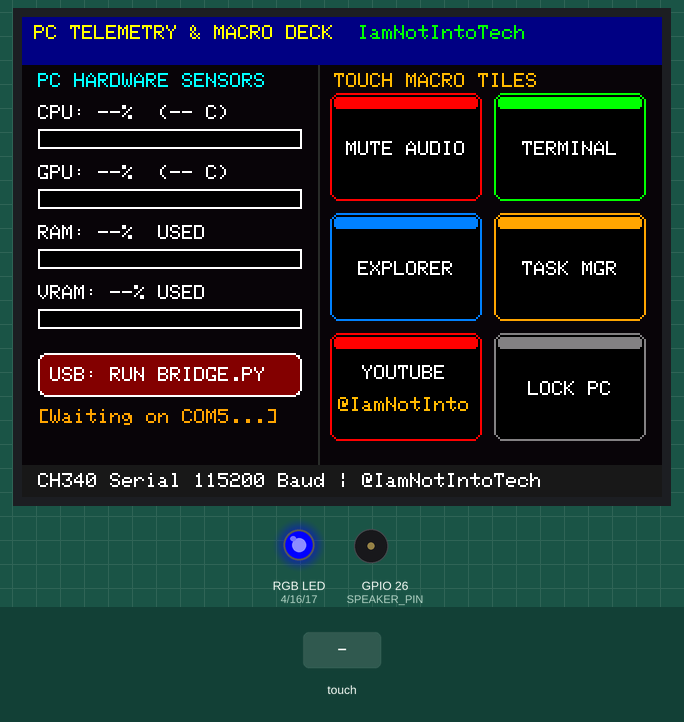
Bench run of a sketch on a simulated ESP32. Parts: 320×240 colour display, an RGB LED mixed from three pins (HIGH = lit), buzzer (waves = sounding). Inputs (shaded band) come from the test bench. What the sketch prints to the serial monitor is not drawn.

Above: at 2.5 s.
2.6 s: touch panel pressed at 62 % / 30 % of its raw x / y range
At 4.0 s:
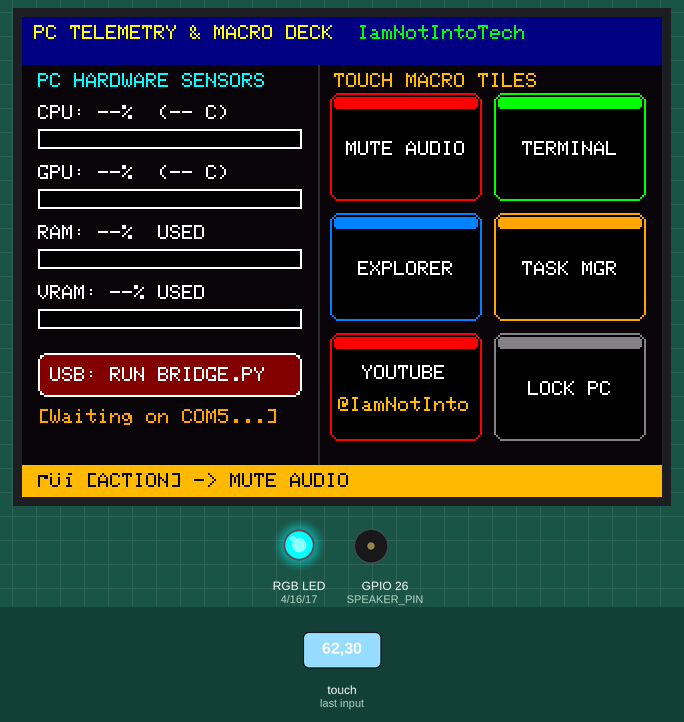
5.6 s: touch panel pressed at 62 % / 50 % of its raw x / y range
At 6.2 s:
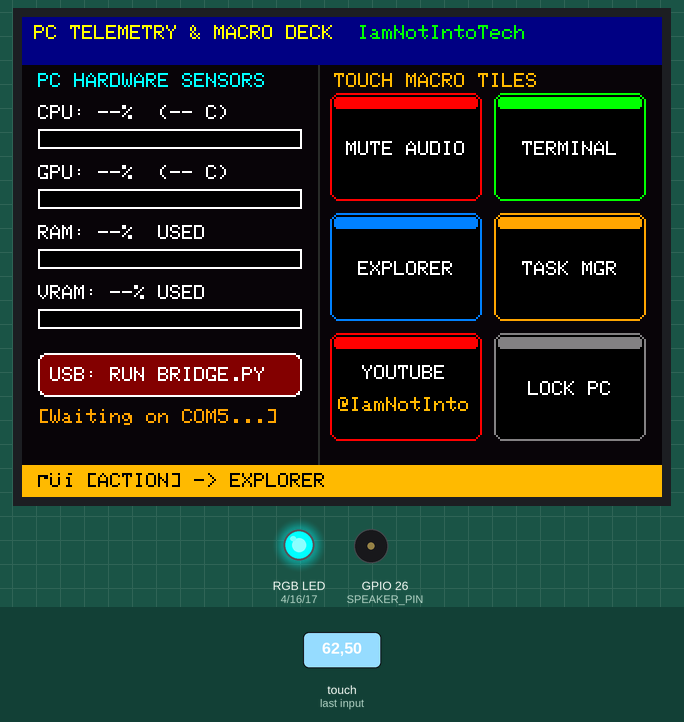
8.6 s: touch panel pressed at 87 % / 70 % of its raw x / y range
At 9.6 s:
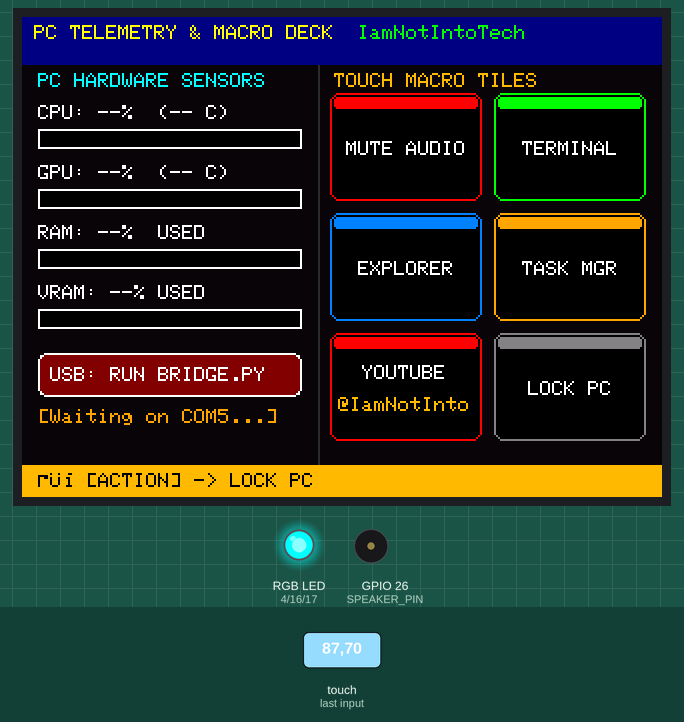
11.6 s: touch panel pressed at 87 % / 30 % of its raw x / y range
At 13.0 s:
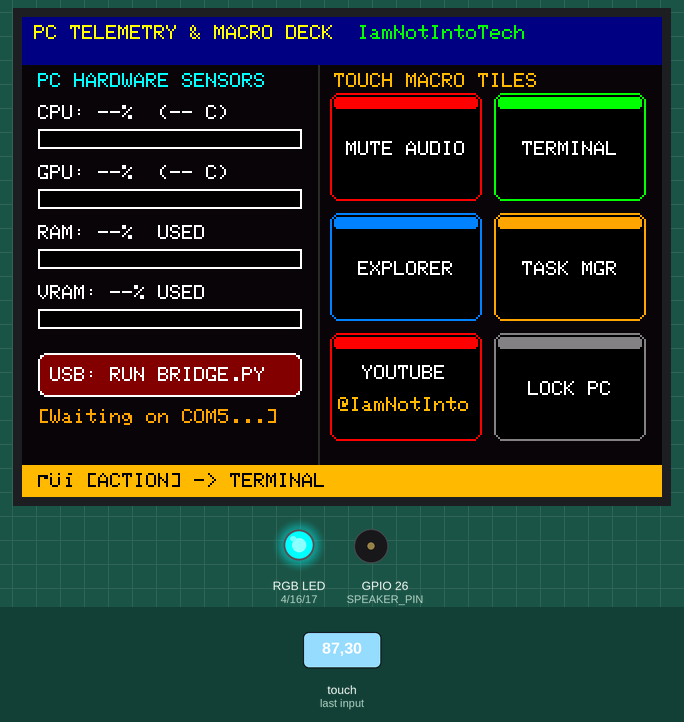
14.6 s: touch panel pressed at 62 % / 70 % of its raw x / y range
At 17.37 s:
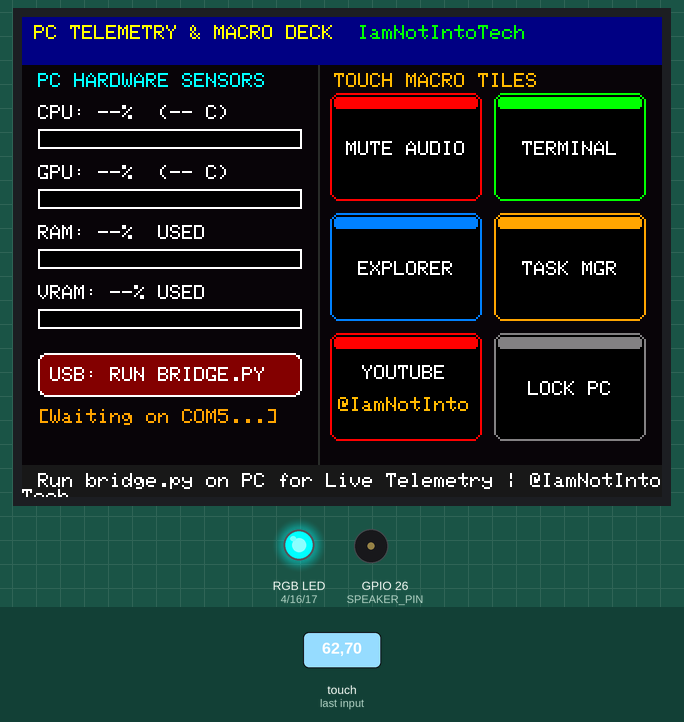
17.6 s: touch panel pressed at 13 % / 30 % of its raw x / y range
At 18.5 s:
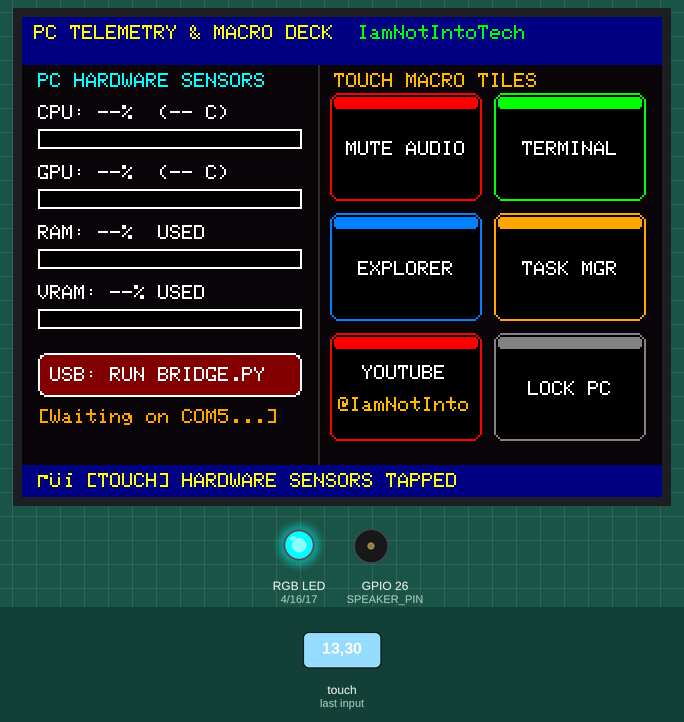
Timing chart, 0 to 20.6 s (numbered marks = the images above; inputs shaded):
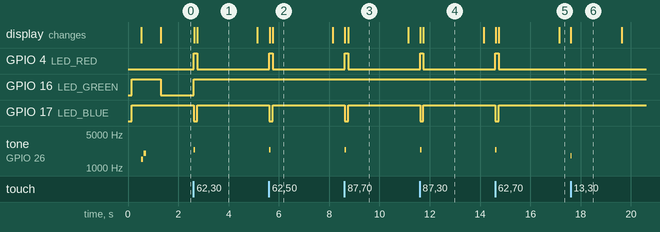

Measured:
- after the input at 2.6 s, GPIO 4 (LED_RED): LOW → HIGH at once, → LOW 0.14 s later; GPIO 16 (LED_GREEN): LOW → HIGH at once; GPIO 17 (LED_BLUE): HIGH → LOW at once, → HIGH 0.14 s later; tone on GPIO 26 (SPEAKER_PIN): silent → 2400 Hz at once, → silent 0.06 s later; the display: first changes at once (image 1 shows a later state)
- after the input at 5.6 s, GPIO 4 (LED_RED): LOW → HIGH at once, → LOW 0.14 s later; GPIO 17 (LED_BLUE): HIGH → LOW at once, → HIGH 0.14 s later; tone on GPIO 26 (SPEAKER_PIN): silent → 2400 Hz at once, → silent 0.06 s later; the display: first changes at once (image 2 shows a later state)
- after the input at 8.6 s, GPIO 4 (LED_RED): LOW → HIGH at once, → LOW 0.14 s later; GPIO 17 (LED_BLUE): HIGH → LOW at once, → HIGH 0.14 s later; tone on GPIO 26 (SPEAKER_PIN): silent → 2400 Hz at once, → silent 0.06 s later; the display: first changes at once (image 3 shows a later state)
- after the input at 11.6 s, GPIO 4 (LED_RED): LOW → HIGH at once, → LOW 0.14 s later; GPIO 17 (LED_BLUE): HIGH → LOW at once, → HIGH 0.14 s later; tone on GPIO 26 (SPEAKER_PIN): silent → 2400 Hz at once, → silent 0.06 s later; the display: first changes at once (image 4 shows a later state)
- after the input at 14.6 s, GPIO 4 (LED_RED): LOW → HIGH at once, → LOW 0.14 s later; GPIO 17 (LED_BLUE): HIGH → LOW at once, → HIGH 0.14 s later; tone on GPIO 26 (SPEAKER_PIN): silent → 2400 Hz at once, → silent 0.06 s later; the display: first changes at once (image 5 shows a later state)
- after the input at 17.6 s, tone on GPIO 26 (SPEAKER_PIN): silent → 1800 Hz at once, → silent 0.04 s later; the display: changes at once (image 6)
- what the display in image 1 shows lasts 2.3 s, from 2.8 s to 5.1 s

The sketch:

04-usb-pc-telemetry-deck.ino
```cpp
/**
 * @file 04-usb-pc-telemetry-deck.ino
 * @brief USB Serial PC Telemetry & Macro Deck (Live Hardware Calibrated)
 * @author Tushar Aggarwal (@tushar2704)
 * @channel IamNotIntoTech (https://youtube.com/@IamNotIntoTech)
 *
 * Hardware:
 * - Elecrow CrowPanel 2.8" / ESP32-2432S028R
 * - Display: ILI9341 320x240
 * - Touch: XPT2046 Resistive Touch (SPI: CLK=25, MISO=39, MOSI=32, CS=33)
 * - Communication: CH340 USB Serial @ 115200 baud (JSON protocol)
 * - Audio: GPIO 26 Tone feedback
 * - RGB LED: GPIO 4, 16, 17 [Active LOW]
 */

#include <ArduinoJson.h>
#include <SPI.h>
#include <TFT_eSPI.h>
#include <XPT2046_Touchscreen.h>

// Accurate CYD 2.8" Resistive Touch SPI Pinout
#define XPT2046_MOSI  32
#define XPT2046_MISO  39
#define XPT2046_CLK   25
#define XPT2046_CS    33
#define XPT2046_IRQ   36

#define LED_RED       4
#define LED_GREEN     16
#define LED_BLUE      17
#define LDR_PIN       34
#define SPEAKER_PIN   26

SPIClass touchSPI(VSPI);
XPT2046_Touchscreen ts(XPT2046_CS);
TFT_eSPI tft = TFT_eSPI();

// Live Telemetry State
int cpuUsage = 0;
int gpuUsage = 0;
int ramUsage = 0;
int vramUsage = 0;
int cpuTemp = 0;
int gpuTemp = 0;
bool isHostConnected = false;
unsigned long lastHostPing = 0;
unsigned long lastTouchTime = 0;
unsigned long footerClearTime = 0;
String serialBuffer = "";

struct MacroTile {
  const char* label;
  const char* cmdId;
  uint16_t color;
};

#define MACRO_COUNT 6
MacroTile macros[MACRO_COUNT] = {
  {"MUTE AUDIO", "MUTE_VOL",      0xF800}, // Red
  {"TERMINAL",   "OPEN_TERM",     0x07E0}, // Green
  {"EXPLORER",   "OPEN_EXPLORER", 0x041F}, // Royal Blue
  {"TASK MGR",   "OPEN_TASKMGR",  0xFD20}, // Orange
  {"YOUTUBE",    "OPEN_YOUTUBE",  0xF800}, // YouTube Red
  {"LOCK PC",    "LOCK_HOST",     0x8410}  // Dark Gray
};

void setRgbLed(bool r, bool g, bool b) {
  digitalWrite(LED_RED, r ? LOW : HIGH);
  digitalWrite(LED_GREEN, g ? LOW : HIGH);
  digitalWrite(LED_BLUE, b ? LOW : HIGH);
}

void playBeep(int freq, int durationMs) {
  tone(SPEAKER_PIN, freq, durationMs);
}

void drawBarGauge(int x, int y, int w, int h, int percent, uint16_t color) {
  tft.drawRect(x, y, w, h, TFT_WHITE);
  tft.fillRect(x + 1, y + 1, w - 2, h - 2, 0x0000);
  int fillW = map(percent, 0, 100, 0, w - 2);
  fillW = constrain(fillW, 0, w - 2);
  if (fillW > 0) {
    tft.fillRect(x + 1, y + 1, fillW, h - 2, color);
  }
}

void updateFooter(const char* message, uint16_t fg = TFT_WHITE, uint16_t bg = 0x18C3) {
  tft.fillRect(0, 224, 320, 16, bg);
  tft.setTextColor(fg, bg);
  tft.setTextSize(1);
  tft.setCursor(8, 228);
  tft.print(message);
}

void drawTelemetry() {
  int startY = 44;
  int barW = 132;
  int barH = 10;

  // CPU Gauge
  tft.fillRect(8, startY, 134, 10, 0x0821);
  tft.setTextColor(TFT_WHITE, 0x0821);
  tft.setTextSize(1);
  tft.setCursor(8, startY);
  if (isHostConnected) {
    tft.printf("CPU: %2d%%  (%d C)", cpuUsage, cpuTemp);
  } else {
    tft.print("CPU: --%  (-- C)");
  }
  uint16_t cpuCol = (cpuUsage > 85) ? 0xF800 : (cpuUsage > 60 ? 0xFD20 : 0x07E0);
  drawBarGauge(8, startY + 12, barW, barH, isHostConnected ? cpuUsage : 0, cpuCol);

  // GPU Gauge
  tft.fillRect(8, startY + 30, 134, 10, 0x0821);
  tft.setTextColor(TFT_WHITE, 0x0821);
  tft.setCursor(8, startY + 30);
  if (isHostConnected) {
    tft.printf("GPU: %2d%%  (%d C)", gpuUsage, gpuTemp);
  } else {
    tft.print("GPU: --%  (-- C)");
  }
  uint16_t gpuCol = (gpuUsage > 85) ? 0xF800 : (gpuUsage > 60 ? 0xFD20 : 0x041F);
  drawBarGauge(8, startY + 42, barW, barH, isHostConnected ? gpuUsage : 0, gpuCol);

  // RAM Gauge
  tft.fillRect(8, startY + 60, 134, 10, 0x0821);
  tft.setTextColor(TFT_WHITE, 0x0821);
  tft.setCursor(8, startY + 60);
  if (isHostConnected) {
    tft.printf("RAM: %2d%%  USED", ramUsage);
  } else {
    tft.print("RAM: --%  USED");
  }
  drawBarGauge(8, startY + 72, barW, barH, isHostConnected ? ramUsage : 0, 0x780F);

  // VRAM Gauge
  tft.fillRect(8, startY + 90, 134, 10, 0x0821);
  tft.setTextColor(TFT_WHITE, 0x0821);
  tft.setCursor(8, startY + 90);
  if (isHostConnected) {
    tft.printf("VRAM: %2d%% USED", vramUsage);
  } else {
    tft.print("VRAM: --% USED");
  }
  drawBarGauge(8, startY + 102, barW, barH, isHostConnected ? vramUsage : 0, 0x07FF);

  // Host Status Pill
  int statY = startY + 124;
  uint16_t pillBg = isHostConnected ? 0x03E0 : 0x8000;
  tft.fillRoundRect(8, statY, 132, 22, 4, pillBg);
  tft.drawRoundRect(8, statY, 132, 22, 4, TFT_WHITE);
  tft.setTextColor(TFT_WHITE, pillBg);
  tft.setCursor(14, statY + 7);
  tft.print(isHostConnected ? "USB: LIVE PC DATA" : "USB: RUN BRIDGE.PY");

  // Helper text below pill
  tft.fillRect(8, statY + 28, 134, 12, 0x0821);
  tft.setTextColor(isHostConnected ? 0x07E0 : 0xFD20, 0x0821);
  tft.setCursor(8, statY + 28);
  tft.print(isHostConnected ? "[Link 115200 Active]" : "[Waiting on COM5...]");
}

void drawMacroTileState(int i, bool pressed) {
  int startX = 154;
  int startY = 38;
  int tileW = 76;
  int tileH = 54;
  int gap = 6;

  int col = i % 2;
  int row = i / 2;
  int tx = startX + col * (tileW + gap);
  int ty = startY + row * (tileH + gap);

  uint16_t bg = pressed ? macros[i].color : 0x0000;
  uint16_t fg = pressed ? TFT_BLACK : TFT_WHITE;
  uint16_t border = pressed ? TFT_WHITE : macros[i].color;

  tft.fillRoundRect(tx, ty, tileW, tileH, 5, bg);
  tft.drawRoundRect(tx, ty, tileW, tileH, 5, border);

  if (!pressed) {
    tft.fillRoundRect(tx + 2, ty + 2, tileW - 4, 6, 2, macros[i].color);
  }

  tft.setTextColor(fg, bg);
  tft.setTextSize(1);

  if (i == 4) { // Special branding for YouTube Channel
    tft.setCursor(tx + 16, ty + 16);
    tft.print("YOUTUBE");
    tft.setTextColor(pressed ? TFT_BLACK : 0xFDC0, bg);
    tft.setCursor(tx + 4, ty + 32);
    tft.print("@IamNotInto");
  } else {
    int strLen = strlen(macros[i].label);
    int textX = tx + (tileW - (strLen * 6)) / 2;
    tft.setCursor(textX, ty + 24);
    tft.print(macros[i].label);
  }
}

void drawMacroTiles() {
  for (int i = 0; i < MACRO_COUNT; i++) {
    drawMacroTileState(i, false);
  }
}

void drawStaticLayout() {
  tft.fillScreen(0x0821);

  // Header
  tft.fillRect(0, 0, 320, 24, 0x0010);
  tft.setTextColor(0xFFE0, 0x0010);
  tft.setTextSize(1);
  tft.setCursor(6, 4);
  tft.print("PC TELEMETRY & MACRO DECK  ");
  tft.setTextColor(0x07E0, 0x0010);
  tft.print("IamNotIntoTech");

  // Left Section Divider (X: 148)
  tft.drawFastVLine(148, 24, 200, 0x2965);

  // Left Section Header
  tft.setTextColor(0x07FF, 0x0821);
  tft.setCursor(8, 28);
  tft.print("PC HARDWARE SENSORS");

  // Right Section Header
  tft.setTextColor(0xFDC0, 0x0821);
  tft.setCursor(156, 28);
  tft.print("TOUCH MACRO TILES");

  updateFooter("CH340 Serial 115200 Baud | @IamNotIntoTech");
}

void triggerMacro(int macroIdx) {
  // 1. Visual press animation on the tile
  drawMacroTileState(macroIdx, true);

  // 2. Audible & RGB confirmation
  playBeep(2400, 60);
  setRgbLed(false, false, true); // Blue flash

  // 3. Update footer with loud confirmation
  char msg[64];
  snprintf(msg, sizeof(msg), "⚡ [ACTION] -> %s", macros[macroIdx].label);
  updateFooter(msg, TFT_BLACK, 0xFDC0);
  footerClearTime = millis() + 2500;

  // 4. Dispatch JSON Action Packet to Host PC over USB Serial
  StaticJsonDocument<128> doc;
  doc["type"] = "macro_trigger";
  doc["id"] = macros[macroIdx].cmdId;
  doc["label"] = macros[macroIdx].label;
  doc["timestamp"] = millis();

  serializeJson(doc, Serial);
  Serial.println();

  delay(120);

  // 5. Restore tile state
  drawMacroTileState(macroIdx, false);
  setRgbLed(isHostConnected ? false : true, isHostConnected ? true : false, false);
}

void parseSerialTelemetry() {
  while (Serial.available()) {
    char c = Serial.read();
    if (c == '\n') {
      serialBuffer.trim();
      if (serialBuffer.startsWith("{")) {
        StaticJsonDocument<256> doc;
        DeserializationError err = deserializeJson(doc, serialBuffer);
        if (!err) {
          if (doc.containsKey("cpu")) cpuUsage = doc["cpu"];
          if (doc.containsKey("gpu")) gpuUsage = doc["gpu"];
          if (doc.containsKey("ram")) ramUsage = doc["ram"];
          if (doc.containsKey("vram")) vramUsage = doc["vram"];
          if (doc.containsKey("cpuTemp")) cpuTemp = doc["cpuTemp"];
          if (doc.containsKey("gpuTemp")) gpuTemp = doc["gpuTemp"];

          if (!isHostConnected) {
            isHostConnected = true;
            playBeep(2000, 50);
            setRgbLed(false, true, false);
          }
          lastHostPing = millis();
          drawTelemetry();
        }
      }
      serialBuffer = "";
    } else if (c != '\r') {
      if (serialBuffer.length() < 256) {
        serialBuffer += c;
      }
    }
  }
}

void setup() {
  Serial.begin(115200);
  delay(150);

  Serial.println("\n--- [Elecrow 2.8 CYD] 04 USB PC Telemetry & Macro Deck ---");
  Serial.println("Channel: @IamNotIntoTech");
  Serial.println("Author: Tushar Aggarwal (@tushar2704)");

  pinMode(LED_RED, OUTPUT);
  pinMode(LED_GREEN, OUTPUT);
  pinMode(LED_BLUE, OUTPUT);
  setRgbLed(true, false, false);

  pinMode(SPEAKER_PIN, OUTPUT);
  pinMode(LDR_PIN, INPUT);

  tft.init();
  tft.setRotation(1);
  tft.fillScreen(TFT_BLACK);

  // Initialize resistive touch on dedicated CYD pins
  touchSPI.begin(XPT2046_CLK, XPT2046_MISO, XPT2046_MOSI, XPT2046_CS);
  ts.begin(touchSPI);
  ts.setRotation(1);

  // Splash
  tft.fillRect(0, 0, 320, 240, 0x0821);
  tft.fillRoundRect(20, 30, 280, 180, 8, 0x0000);
  tft.drawRoundRect(20, 30, 280, 180, 8, 0x041F);

  tft.setTextColor(0xFDC0, 0x0000);
  tft.setTextSize(2);
  tft.setCursor(44, 55);
  tft.print("IamNotIntoTech");

  tft.setTextColor(TFT_WHITE, 0x0000);
  tft.setTextSize(1);
  tft.setCursor(44, 90);
  tft.print("ELECROW 2.8\" CYD PROJECT SUITE");

  tft.setTextColor(0x07FF, 0x0000);
  tft.setCursor(44, 115);
  tft.print("Project 04: USB Serial Telemetry & Macro");

  tft.setTextColor(TFT_DARKGREY, 0x0000);
  tft.setCursor(44, 140);
  tft.print("Live PC Telemetry | 6 Macro Action Tiles");

  playBeep(1500, 80);
  delay(100);
  playBeep(2000, 100);
  delay(500);

  drawStaticLayout();
  drawTelemetry();
  drawMacroTiles();
  setRgbLed(true, true, false); // Amber = waiting for PC bridge
}

void loop() {
  parseSerialTelemetry();

  // Host timeout: 4s of no PC data reverts to standby
  if (isHostConnected && (millis() - lastHostPing > 4000)) {
    isHostConnected = false;
    setRgbLed(true, true, false);
    drawTelemetry();
  }

  // Clear macro confirmation in footer
  if (footerClearTime > 0 && millis() > footerClearTime) {
    footerClearTime = 0;
    updateFooter(isHostConnected ? "Live PC Stream Active | @IamNotIntoTech" : "Run bridge.py on PC for Live Telemetry | @IamNotIntoTech");
  }

  // Touch handling
  if (ts.touched()) {
    TS_Point p = ts.getPoint();
    if (p.z > 50 || ts.touched()) {
      if (millis() - lastTouchTime > 180) {
        lastTouchTime = millis();

        // Landscape calibration: non-inverted Y
        int screenX = map(p.x, 240, 3800, 0, 320);
        int screenY = map(p.y, 240, 3800, 0, 240);
        screenX = constrain(screenX, 0, 319);
        screenY = constrain(screenY, 0, 239);

        Serial.printf("[TOUCH] Raw X=%d, Y=%d, Z=%d -> Screen (%d, %d)\n", p.x, p.y, p.z, screenX, screenY);

        // Right side: 6 Macro Tiles (X: 148 to 320, Y: 28 to 220)
        if (screenX >= 148 && screenY >= 28 && screenY <= 220) {
          int col = (screenX >= 235) ? 1 : 0;
          int row = 0;
          if (screenY >= 155) row = 2;
          else if (screenY >= 95) row = 1;
          else row = 0;

          int idx = row * 2 + col;
          if (idx >= 0 && idx < MACRO_COUNT) {
            triggerMacro(idx);
          }
        }
        // Left side: Sensor Gauges tapped
        else if (screenX < 148 && screenY >= 28 && screenY <= 220) {
          playBeep(1800, 40);
          updateFooter("⚡ [TOUCH] HARDWARE SENSORS TAPPED", TFT_YELLOW, 0x0010);
          footerClearTime = millis() + 2000;
        }
      }
    }
  }

  delay(15);
}
```
